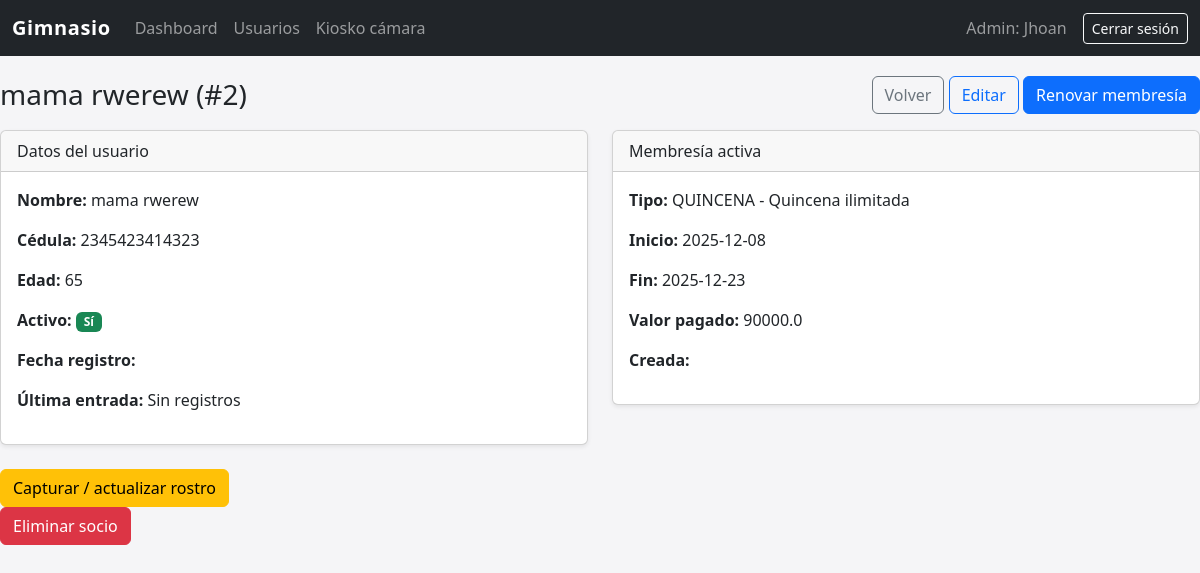
Screenshot of /socios/2 (signed in) with the database file from the repository.
### tables this page shows
CREATE TABLE socios (
            id              INTEGER PRIMARY KEY AUTOINCREMENT,
            nombre          TEXT NOT NULL,
            apellido        TEXT NOT NULL,
            cedula          TEXT NOT NULL UNIQUE,
            edad            INTEGER,
            activo          INTEGER NOT NULL DEFAULT 1,
            fecha_creacion  TEXT NOT NULL DEFAULT (date('now'))
        );

CREATE TABLE tipo_membresia (
            codigo                  TEXT PRIMARY KEY,
            descripcion             TEXT NOT NULL,
            dias_duracion           INTEGER NOT NULL,
            tickets_totales_default INTEGER,
            permite_ilimitado       INTEGER NOT NULL DEFAULT 0
        );

CREATE TABLE membresias (
            id                   INTEGER PRIMARY KEY AUTOINCREMENT,
            socio_id             INTEGER NOT NULL,
            tipo_membresia_codigo TEXT NOT NULL,
            fecha_inicio         TEXT NOT NULL,
            fecha_fin            TEXT NOT NULL,
            valor_pagado         REAL NOT NULL DEFAULT 0,
            tickets_totales      INTEGER NOT NULL DEFAULT 0,
            tickets_restantes    INTEGER NOT NULL DEFAULT 0,
            activo               INTEGER NOT NULL DEFAULT 1,
            FOREIGN KEY(socio_id) REFERENCES socios(id),
            FOREIGN KEY(tipo_membresia_codigo) REFERENCES tipo_membresia(codigo)
        );

### app.py (the view)
@app.route("/socios/<int:socio_id>")
@requiere_login
def socio_detalle(socio_id):
    socio = obtener_socio_completo(socio_id)
    if not socio:
        flash("Usuario no encontrado", "danger")
        return redirect(url_for("socios_listado"))
    membresia_activa = obtener_membresia_activa_detalle(socio_id)
    return render_template(
        "socio_detalle.html",
        socio=socio,
        membresia_activa=membresia_activa,
    )

### app.py (called while the page is built)
def requiere_login(fn):
    from functools import wraps
    @wraps(fn)
    def wrapper(*args, **kwargs):
        if "admin_username" not in session:
            return redirect(url_for("login"))
        return fn(*args, **kwargs)
    return wrapper

### db.py (called while the page is built)
def get_connection():
    conn = sqlite3.connect(DB_PATH, timeout=15, check_same_thread=False)
    conn.row_factory = sqlite3.Row
    return conn

def obtener_socio_completo(socio_id):
    conn = get_connection()
    cur = conn.cursor()
    cur.execute("SELECT * FROM socios WHERE id = ?;", (socio_id,))
    socio = cur.fetchone()
    conn.close()
    return dict(socio) if socio else None

def obtener_membresia_activa_detalle(socio_id):
    conn = get_connection()
    cur = conn.cursor()
    cur.execute("""
        SELECT m.*,
               tm.codigo       AS tipo_codigo,
               tm.descripcion  AS tipo_descripcion
        FROM membresias m
        JOIN tipo_membresia tm
          ON tm.codigo = m.tipo_membresia_codigo
        WHERE m.socio_id = ?
          AND m.activo = 1
          AND date(m.fecha_fin) >= date('now')
        ORDER BY m.fecha_fin DESC
        LIMIT 1;
    """, (socio_id,))
    row = cur.fetchone()
    conn.close()
    return dict(row) if row else None

### templates/socio_detalle.html (shortened to what this page needs)
{% extends "base.html" %}
{% block content %}
<div class="d-flex justify-content-between align-items-center mb-3">
    <h1 class="h3 mb-0">{{ socio.nombre }} {{ socio.apellido }} (#{{ socio.id }})</h1>
    <div>
        <a href="{{ url_for('socios_listado') }}" class="btn btn-outline-secondary">Volver</a>
        <a href="{{ url_for('socio_editar', socio_id=socio.id) }}" class="btn btn-outline-primary">Editar</a>
        <a href="{{ url_for('membresia_nueva', socio_id=socio.id) }}" class="btn btn-primary">Renovar membresía</a>
    </div>
</div>
<div class="row mb-4">
    <div class="col-md-6">
        <div class="card shadow-sm">
            <div class="card-header">Datos del usuario</div>
            <div class="card-body">
                <p><strong>Nombre:</strong> {{ socio.nombre }} {{ socio.apellido }}</p>
                <p><strong>Cédula:</strong> {{ socio.cedula }}</p>
                <p><strong>Edad:</strong> {{ socio.edad or '—' }}</p>
                <p>
                    <strong>Activo:</strong>
                    {% if socio.activo %}
                    <span class="badge bg-success">Sí</span>
                    {% else %}
                    <span class="badge bg-secondary">No</span>
                    {% endif %}
                </p>
                <p><strong>Fecha registro:</strong> {{ socio.fecha_registro }}</p>
                <p><strong>Última entrada:</strong> {{ socio.ultima_entrada or 'Sin registros' }}</p>
            </div>
        </div>
    </div>
    <div class="col-md-6">
        <div class="card shadow-sm">
            <div class="card-header">Membresía activa</div>
            <div class="card-body">
                {% if membresia_activa %}
                <p><strong>Tipo:</strong> {{ membresia_activa.tipo_codigo }} - {{ membresia_activa.tipo_descripcion }}
                </p>
                <p><strong>Inicio:</strong> {{ membresia_activa.fecha_inicio }}</p>
                <p><strong>Fin:</strong> {{ membresia_activa.fecha_fin }}</p>
                <p><strong>Valor pagado:</strong> {{ membresia_activa.valor_pagado }}</p>
                <p><strong>Creada:</strong> {{ membresia_activa.creado_en }}</p>
                {% else %}
                <p class="text-danger mb-0">El usuario no tiene una membresía activa.</p>
                {% endif %}
            </div>
        </div>
    </div>
</div>
<div class="mt-3">
    <a href="{{ url_for('socio_rostro', socio_id=socio.id) }}" class="btn btn-warning">
        Capturar / actualizar rostro
    </a>
    <a>
        <form action="{{ url_for('socio_eliminar', socio_id=socio['id']) }}" method="post"
            onsubmit="return confirm('¿Seguro que deseas eliminar este socio? Se borrarán también sus membresías, accesos y rostro.');">
            <button type="submit" class="btn btn-danger">
                Eliminar socio
            </button>
        </form>
    </a>
</div>
{% endblock %}

### templates/base.html (style rules this page uses)
body { background-color: #f5f5f7; }

### rows the page displays
socios: nombre "mama", apellido "rwerew", id "2", cedula "2345423414323", edad "65"
tipo_membresia: tipo_codigo "QUINCENA", tipo_descripcion "Quincena ilimitada"
membresias: fecha_inicio "2025-12-08", fecha_fin "2025-12-23", valor_pagado "90000.0"

### other values shown
{{ session['admin_username'] }} "Jhoan"
{{ socio.ultima_entrada or 'Sin registros' }} "Sin registros"
